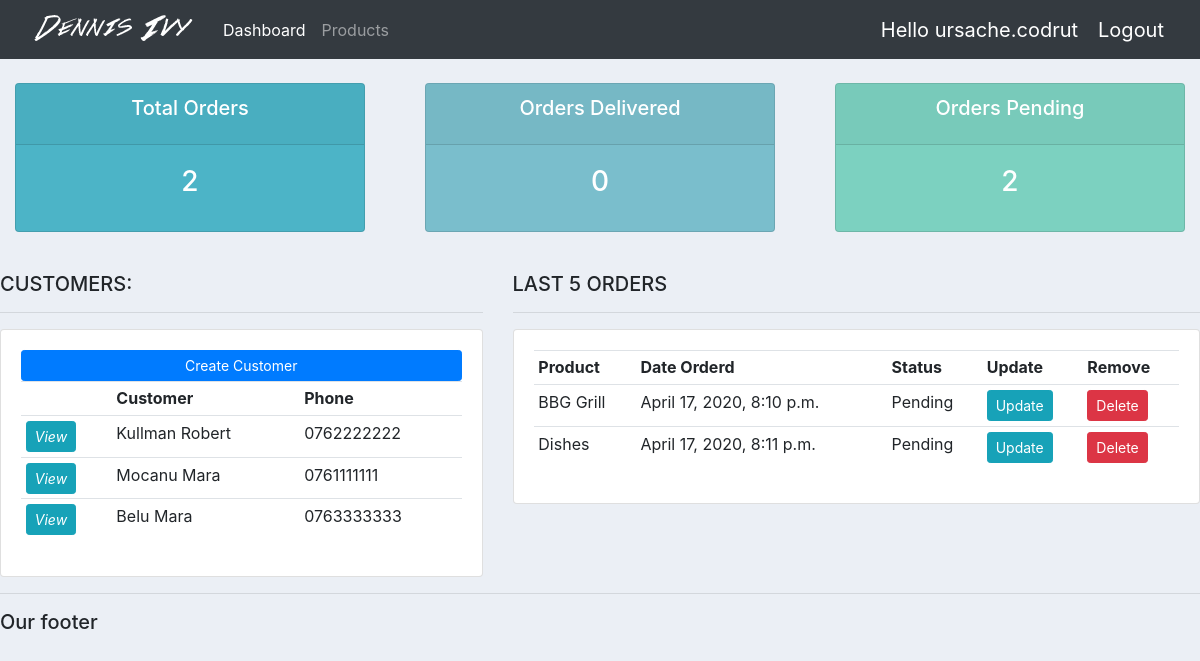
/ (signed in), run on an earlier commit of the app's database.
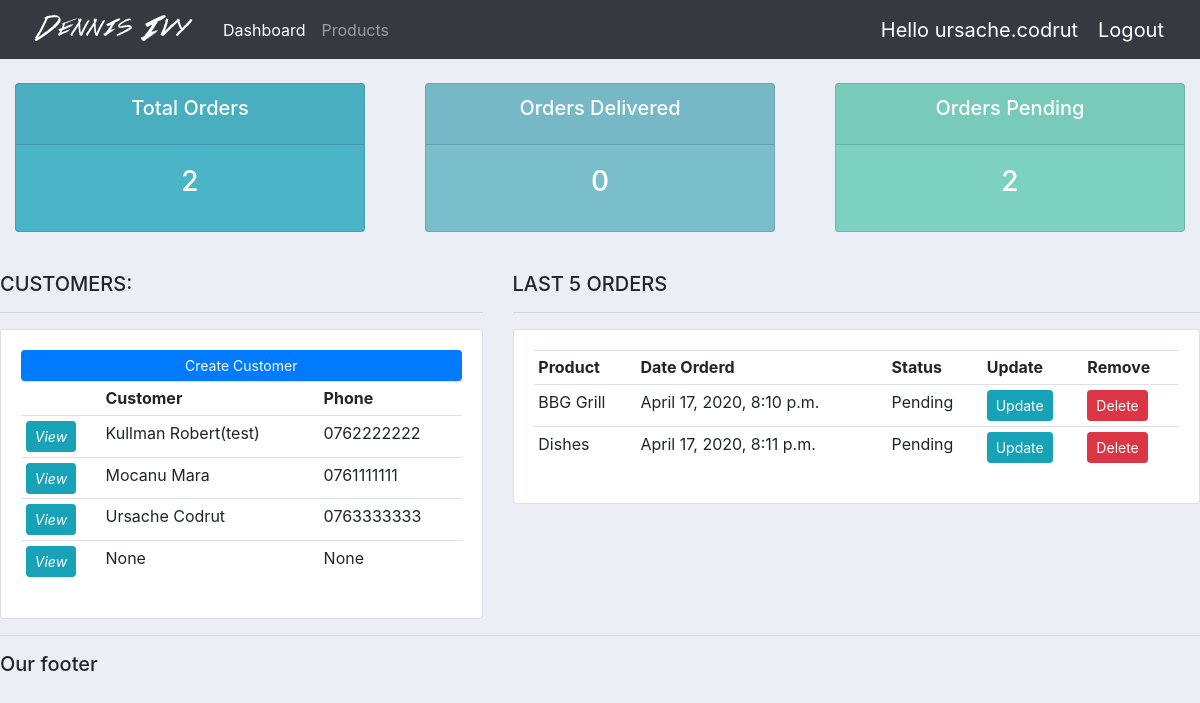
And on a later commit of the database.
### accounts/models.py (models this page shows, shortened)
class Customer(models.Model):
    user = models.OneToOneField(User, null=True, blank=True, on_delete=models.CASCADE)
    name = models.CharField(max_length=200, null=True)
    phone = models.CharField(max_length=200, null=True)
    email= models.CharField(max_length=200, null=True)
    profile_pic = models.ImageField(default="default.jpg", null=True, blank=True)
    date_created = models.DateTimeField(auto_now_add=True)

class Order(models.Model):
    STATUS = (
        ('Pending', 'Pending'),
        ('Out of delivery', 'Out of delivery'),
        ('Delivered', 'Delivered'),
    )
    customer = models.ForeignKey(Customer, null=True, on_delete=models.SET_NULL)
    product = models.ForeignKey(Product, null=True, on_delete=models.SET_NULL)
    date_created = models.DateTimeField(auto_now_add=True)
    status = models.CharField(max_length=200, null=True, choices=STATUS)
    note = models.CharField(max_length=1000, null=True)

class Product(models.Model):
    CATEGORY = (
        ('Indoor', 'Indoor'),
        ('Out door', 'Out door'),
    )
    name = models.CharField(max_length=200, null=True)
    price = models.FloatField(null=True)
    category = models.CharField(max_length=200, null=True, choices=CATEGORY)
    description =  models.CharField(max_length=200, null=True, blank=True)
    date_created = models.DateTimeField(auto_now_add=True)
    tags = models.ManyToManyField(Tag)
    def __str__(self):
        return self.name

### accounts/decorators.py (the view)
	def wrapper_function(request, *args, **kwargs):
		group = None
		if request.user.groups.exists():
			group = request.user.groups.all()[0].name
		if group == 'customer':
			return redirect('user-page')
		if group == 'admin':
			return view_func(request, *args, **kwargs)

### accounts/views.py (called while the page is built)
@login_required(login_url='login')
@admin_only
def home(request):
	orders = Order.objects.all()
	customers = Customer.objects.all()
	total_customers = customers.count()
	total_orders = orders.count()
	delivered = orders.filter(status='Delivered').count()
	pending = orders.filter(status='Pending').count()
	context = {'orders':orders, 'customers':customers,
	'total_orders':total_orders,'delivered':delivered,
	'pending':pending }
	return render(request, 'accounts/dashboard.html', context)

### accounts/templates/accounts/dashboard.html
{% extends 'accounts/main.html' %}
{% block content %}
{% include 'accounts/status.html' %}
<br>
<div class="row">
	<div class="col-md-5">
		<h5>CUSTOMERS:</h5>
		<hr>
		<div class="card card-body">
			<a class="btn btn-primary btn-sm btn-block" href="">Create Customer</a>
			<table class="table table-sm">
				<tr>
					<th></th>
					<th>Customer</th>
					<th>Phone</th>
				</tr>
				{% for customer in customers %}
					<tr>
						<td><a class="btn btn-sm btn-info" href="{% url 'customer' customer.id %}"><Var>View</Var></a></td>
						<td>{{ customer.name }}</td>
						<td>{{ customer.phone }}</td>
					</tr>
				{% endfor %}
			</table>
		</div>
	</div>
	<div class="col-md-7">
		<h5>LAST 5 ORDERS</h5>
		<hr>
		<div class="card card-body">
			<table class="table table-sm">
				<tr>
					<th>Product</th>
					<th>Date Orderd</th>
					<th>Status</th>
					<th>Update</th>
					<th>Remove</th>
				</tr>
				{% for order in orders %}
					<tr>
						<td>{{ order.product }}</td>
						<td>{{ order.date_created }}</td>
						<td>{{ order.status }}</td>
						<td><a class="btn btn-sm btn-info" href="{% url 'update_order' order.id %}">Update</a></td>
						<td><a class="btn btn-sm btn-danger" href="{% url 'delete_order' order.id %}">Delete</a></td>
					</tr>
				{% endfor %}
			</table>
		</div>
	</div>
</div>
{% endblock %}

### accounts/templates/accounts/main.html (shortened to what this page needs)
{% load static %}
<!DOCTYPE html>
<html lang="en">
<head>
    <link rel="stylesheet" href="https://stackpath.bootstrapcdn.com/bootstrap/4.4.1/css/bootstrap.min.css">
    <link rel="stylesheet" type="text/css" href="{% static '/css/main.css' %}">
</head>
<body>
    {% include 'accounts/navbar.html' %}
    {% block content %}
    {% endblock %}
    <hr>
    <h5>Our footer</h5>
</body>
</html>

### accounts/templates/accounts/navbar.html (shortened to what this page needs)
{% load static %}
<nav class="navbar navbar-expand-lg navbar-dark bg-dark">
    <img src="{% static 'images/logo.png' %}" alt="">
    <div class="collapse navbar-collapse" id="navbarNav">
      <ul class="navbar-nav">
        {% if request.user.is_staff %}
        <li class="nav-item active">
          <a class="nav-link" href="{% url 'home' %}">Dashboard</a>
        </li>
        <li class="nav-item">
          <a class="nav-link" href="{% url 'products' %}">Products</a>
        </li>
        {% else %}
        <li class="nav-item">
          <a class="nav-link" href="{% url 'account' %}">Settings</a>
        </li>
        {% endif %}
      </ul>
    </div>
    <span class="hello-msg">Hello {{request.user}}</span>
    <span ><a class="hello-msg" href="{% url 'logout' %}">Logout</a></span>
  </nav>

### accounts/templates/accounts/status.html
<br>
<div class="row">
	<div class="col">
		<div class="col-md">
			<div class="card text-center text-white mb-3" id="total-orders">
			  	<div class="card-header">
			  		<h5 class="card-title">Total Orders</h5>
			  	</div>
			  	<div class="card-body">
			    	<h3 class="card-title">{{total_orders}}</h3>
			  	</div>
			</div>
		</div>
	</div>
	<div class="col">
		<div class="col-md">
			<div class="card text-center text-white mb-3" id="orders-delivered">
			  	<div class="card-header">
			  		<h5 class="card-title">Orders Delivered</h5>
			  	</div>
			  	<div class="card-body">
			    	<h3 class="card-title">{{delivered}}</h3>
			  	</div>
			</div>
		</div>
	</div>
	<div class="col">
		<div class="col-md">
			<div class="card text-center text-white mb-3" id="orders-pending">
			  	<div class="card-header">
			  		<h5 class="card-title">Orders Pending</h5>
			  	</div>
			  	<div class="card-body">
			    	<h3 class="card-title">{{pending}}</h3>
			  	</div>
			</div>
		</div>
	</div>
</div>

### static/css/main.css (style rules this page uses)
body { background-color: #ebeff5; }
#total-orders { background-color: #4cb4c7; }
#orders-delivered { background-color: #7abecc; }
#orders-pending { background-color: #7CD1C0; }

### accounts/templates/accounts/navbar.html (style rules this page uses)
.hello-msg { font-size: 20px; color: #fff; margin-right: 20px; }

What changed in the data, as far as the page shows it:
changed Customer: name "Kullman Robert" → "Kullman Robert(test)"
changed Customer: name "Belu Mara" → "Ursache Codrut"
added Customer: name "None", phone "None"
